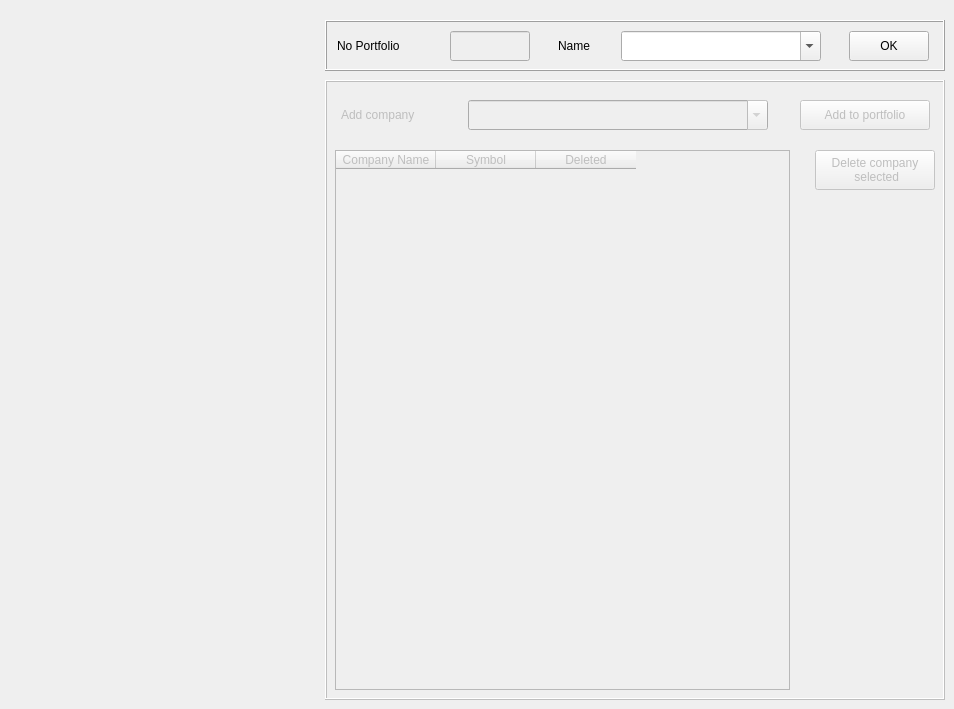
    <widget class="QWidget" name="tab_portfolioManager">
     <attribute name="title">
      <string>Portfolio Manager</string>
     </attribute>
     <widget class="QFrame" name="frame_portfolio">
      <property name="enabled">
       <bool>true</bool>
      </property>
      <property name="geometry">
       <rect>
        <x>325</x>
        <y>20</y>
        <width>620</width>
        <height>51</height>
       </rect>
      </property>
      <property name="frameShape">
       <enum>QFrame::Box</enum>
      </property>
      <property name="frameShadow">
       <enum>QFrame::Raised</enum>
      </property>
      <widget class="QWidget" name="horizontalLayoutWidget_3">
       <property name="geometry">
        <rect>
         <x>5</x>
         <y>6</y>
         <width>611</width>
         <height>41</height>
        </rect>
       </property>
       <layout class="QHBoxLayout" name="horizontalLayout_portfolio">
        <property name="spacing">
         <number>6</number>
        </property>
        <item>
         <widget class="QLabel" name="label_noPortfolio">
          <property name="minimumSize">
           <size>
            <width>60</width>
            <height>25</height>
           </size>
          </property>
          <property name="maximumSize">
           <size>
            <width>100</width>
            <height>30</height>
           </size>
          </property>
          <property name="text">
           <string>No Portfolio</string>
          </property>
         </widget>
        </item>
        <item>
         <widget class="QLineEdit" name="lineEdit_noPortfolio">
          <property name="enabled">
           <bool>false</bool>
          </property>
          <property name="minimumSize">
           <size>
            <width>60</width>
            <height>25</height>
           </size>
          </property>
          <property name="maximumSize">
           <size>
            <width>80</width>
            <height>30</height>
           </size>
          </property>
          <property name="maxLength">
           <number>10</number>
          </property>
          <property name="alignment">
           <set>Qt::AlignCenter</set>
          </property>
          <property name="placeholderText">
           <string/>
          </property>
         </widget>
        </item>
        <item>
         <spacer name="horizontalSpacer">
          <property name="orientation">
           <enum>Qt::Horizontal</enum>
          </property>
          <property name="sizeType">
           <enum>QSizePolicy::Fixed</enum>
          </property>
          <property name="sizeHint" stdset="0">
           <size>
            <width>15</width>
            <height>20</height>
           </size>
          </property>
         </spacer>
        </item>
        <item>
         <widget class="QLabel" name="label_portfolioName">
          <property name="minimumSize">
           <size>
            <width>30</width>
            <height>25</height>
           </size>
          </property>
          <property name="maximumSize">
           <size>
            <width>50</width>
            <height>30</height>
           </size>
          </property>
          <property name="text">
           <string>Name</string>
          </property>
         </widget>
        </item>
        <item>
         <widget class="QComboBox" name="comboBox_portfolioManager_portfolio">
          <property name="minimumSize">
           <size>
            <width>80</width>
            <height>25</height>
           </size>
          </property>
          <property name="maximumSize">
           <size>
            <width>200</width>
            <height>30</height>
           </size>
          </property>
          <property name="editable">
           <bool>true</bool>
          </property>
         </widget>
        </item>
        <item>
         <spacer name="horizontalSpacer_3">
          <property name="orientation">
           <enum>Qt::Horizontal</enum>
          </property>
          <property name="sizeType">
           <enum>QSizePolicy::Fixed</enum>
          </property>
          <property name="sizeHint" stdset="0">
           <size>
            <width>15</width>
            <height>20</height>
           </size>
          </property>
         </spacer>
        </item>
        <item>
         <widget class="QPushButton" name="btn_portfolio_ok">
          <property name="minimumSize">
           <size>
            <width>40</width>
            <height>25</height>
           </size>
          </property>
          <property name="maximumSize">
           <size>
            <width>80</width>
            <height>30</height>
           </size>
          </property>
          <property name="text">
           <string>OK</string>
          </property>
         </widget>
        </item>
       </layout>
      </widget>
     </widget>
     <widget class="QFrame" name="frame_managerPortfolio">
      <property name="enabled">
       <bool>false</bool>
      </property>
      <property name="geometry">
       <rect>
        <x>325</x>
        <y>80</y>
        <width>620</width>
        <height>620</height>
       </rect>
      </property>
      <property name="minimumSize">
       <size>
        <width>620</width>
        <height>610</height>
       </size>
      </property>
      <property name="maximumSize">
       <size>
        <width>620</width>
        <height>630</height>
       </size>
      </property>
      <property name="frameShape">
       <enum>QFrame::Box</enum>
      </property>
      <property name="frameShadow">
       <enum>QFrame::Raised</enum>
      </property>
      <widget class="QWidget" name="horizontalLayoutWidget_4">
       <property name="geometry">
        <rect>
         <x>5</x>
         <y>10</y>
         <width>611</width>
         <height>51</height>
        </rect>
       </property>
       <layout class="QHBoxLayout" name="horizontalLayout_addCompany">
        <item>
         <widget class="QLabel" name="label_addCompany">
          <property name="minimumSize">
           <size>
            <width>80</width>
            <height>25</height>
           </size>
          </property>
          <property name="maximumSize">
           <size>
            <width>110</width>
            <height>30</height>
           </size>
          </property>
          <property name="text">
           <string>Add company</string>
          </property>
         </widget>
        </item>
        <item>
         <widget class="QComboBox" name="comboBox_portfolioManager_addCompany">
          <property name="minimumSize">
           <size>
            <width>80</width>
            <height>25</height>
           </size>
          </property>
          <property name="maximumSize">
           <size>
            <width>300</width>
            <height>30</height>
           </size>
          </property>
          <property name="editable">
           <bool>true</bool>
          </property>
         </widget>
        </item>
        <item>
         <spacer name="horizontalSpacer_4">
          <property name="orientation">
           <enum>Qt::Horizontal</enum>
          </property>
          <property name="sizeType">
           <enum>QSizePolicy::Fixed</enum>
          </property>
          <property name="sizeHint" stdset="0">
           <size>
            <width>15</width>
            <height>20</height>
           </size>
          </property>
         </spacer>
        </item>
        <item>
         <widget class="QPushButton" name="btn_addCompany">
          <property name="minimumSize">
           <size>
            <width>90</width>
            <height>25</height>
           </size>
          </property>
          <property name="maximumSize">
           <size>
            <width>130</width>
            <height>30</height>
           </size>
          </property>
          <property name="text">
           <string>Add to portfolio</string>
          </property>
         </widget>
        </item>
       </layout>
      </widget>
      <widget class="QTableWidget" name="tableWidget_portfolio">
       <property name="geometry">
        <rect>
         <x>10</x>
         <y>70</y>
         <width>455</width>
         <height>540</height>
        </rect>
       </property>
       <property name="minimumSize">
        <size>
         <width>450</width>
         <height>250</height>
        </size>
       </property>
       <property name="maximumSize">
        <size>
         <width>455</width>
         <height>540</height>
        </size>
       </property>
       <property name="alternatingRowColors">
        <bool>true</bool>
       </property>
       <property name="sortingEnabled">
        <bool>true</bool>
       </property>
       <property name="cornerButtonEnabled">
        <bool>false</bool>
       </property>
       <attribute name="horizontalHeaderCascadingSectionResizes">
        <bool>true</bool>
       </attribute>
       <attribute name="horizontalHeaderMinimumSectionSize">
        <number>50</number>
       </attribute>
       <attribute name="horizontalHeaderShowSortIndicator" stdset="0">
        <bool>true</bool>
       </attribute>
       <attribute name="verticalHeaderVisible">
        <bool>false</bool>
       </attribute>
       <attribute name="verticalHeaderCascadingSectionResizes">
        <bool>true</bool>
       </attribute>
       <attribute name="verticalHeaderMinimumSectionSize">
        <number>30</number>
       </attribute>
       <attribute name="verticalHeaderStretchLastSection">
        <bool>false</bool>
       </attribute>
       <column>
        <property name="text">
         <string>Company Name</string>
        </property>
       </column>
       <column>
        <property name="text">
         <string>Symbol</string>
        </property>
       </column>
       <column>
        <property name="text">
         <string>Deleted</string>
        </property>
       </column>
      </widget>
      <widget class="QPushButton" name="btn_portfolio_delete_company_selected">
       <property name="geometry">
        <rect>
         <x>490</x>
         <y>70</y>
         <width>120</width>
         <height>40</height>
        </rect>
       </property>
       <property name="minimumSize">
        <size>
         <width>90</width>
         <height>20</height>
        </size>
       </property>
       <property name="maximumSize">
        <size>
         <width>120</width>
         <height>40</height>
        </size>
       </property>
       <property name="autoFillBackground">
        <bool>false</bool>
       </property>
       <property name="text">
        <string>Delete company 
 selected</string>
       </property>
       <property name="checkable">
        <bool>false</bool>
       </property>
       <property name="autoDefault">
        <bool>false</bool>
       </property>
      </widget>
     </widget>
    </widget>
